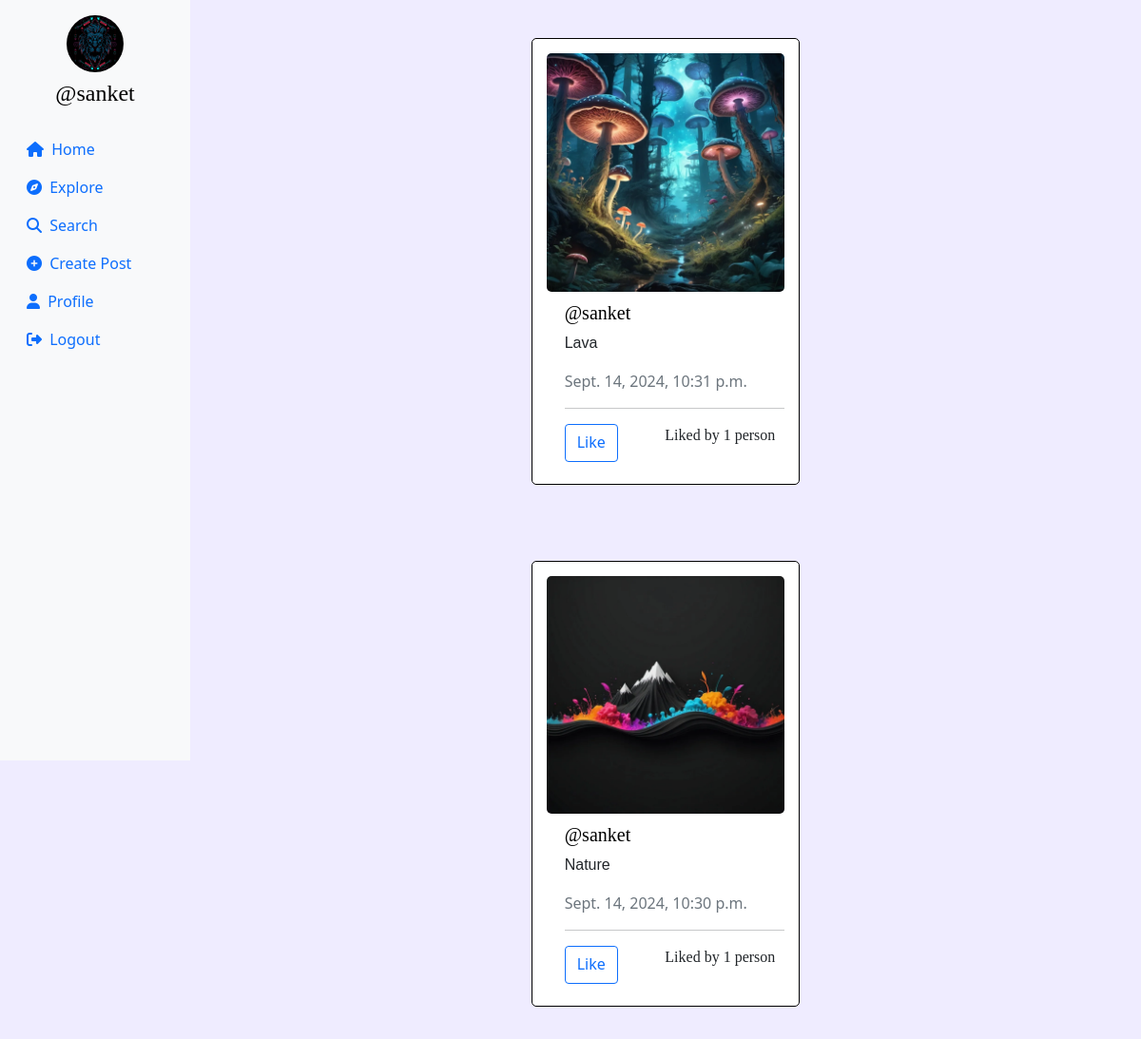
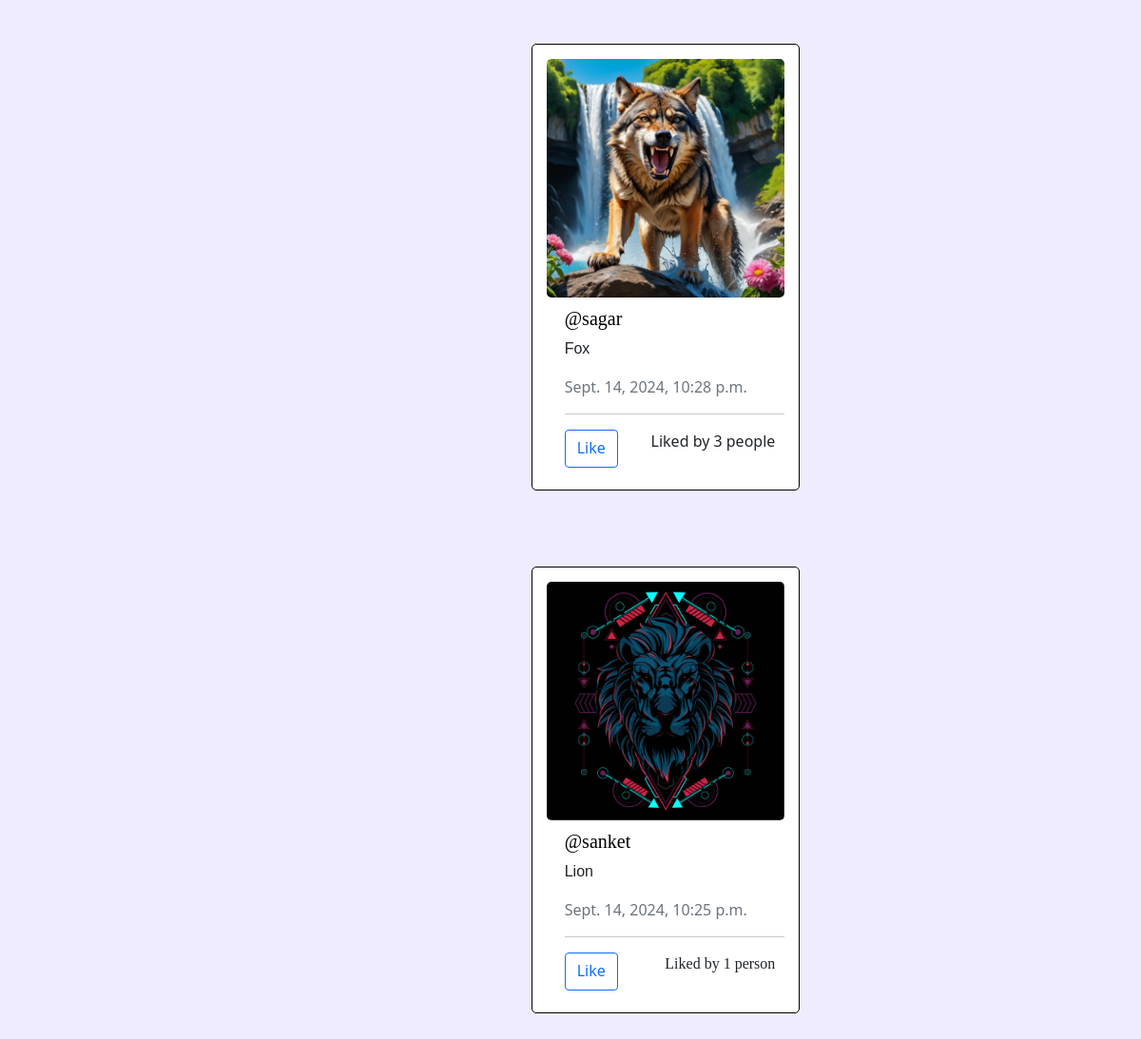
Screenshot of / (signed in) with the database file from the repository (2 pictures, top to bottom).
### userauth/models.py (models this page shows, shortened)
class Profile(models.Model):
    user = models.ForeignKey(User, on_delete=models.CASCADE)
    id_user = models.IntegerField(primary_key=True, default=0)
    bio = models.TextField(blank=True, default='')
    profileimg = models.ImageField(upload_to='profile_images', default='blank-profile-picture.png')
    location = models.CharField(max_length=100, blank=True, default='')

class Post(models.Model):
    id = models.UUIDField(primary_key=True, default=uuid.uuid4)
    user = models.CharField(max_length=100)
    image = models.ImageField(upload_to='post_images')
    caption = models.TextField()
    created_at = models.DateTimeField(default=datetime.now)
    no_of_likes = models.IntegerField(default=0)

### userauth/views.py (the view)
# urls.py: path('',views.home,name='home'),
@login_required(login_url='/loginn')
def home(request):
    following_users = Followers.objects.filter(follower=request.user.username).values_list('user', flat=True)
    post = Post.objects.filter(Q(user=request.user.username) | Q(user__in=following_users)).order_by('-created_at')
    profile = Profile.objects.get(user=request.user)
    context = {
        'post': post,
        'profile': profile,
    }
    return render(request, 'main.html',context)

### templates/main.html (shortened to what this page needs)
{% load static %}
<!DOCTYPE html>
<html lang="en">
<head>
    <link rel="stylesheet" href="https://maxcdn.bootstrapcdn.com/bootstrap/4.5.2/css/bootstrap.min.css">
    <link href="https://cdn.jsdelivr.net/npm/bootstrap@5.0.2/dist/css/bootstrap.min.css" rel="stylesheet"
>
    <link rel="stylesheet" href="{% static 'css/app.css' %}">
</head>
<body style="background-color:rgb(239, 236, 255)">
<div class="container-fluid">
    <div class="row">
        <nav class="col-md-2 d-none d-md-block sidebar" style="position: fixed;">
            <div class="text-center mt-3">
                <img src="{{profile.profileimg.url}}" alt="Profile Picture" class="profile-pic">
                <h4 class="mt-2" style="font-family:cursive;"><a href="/profile/{{user}}" style="text-decoration:none;">@{{user}}</a></h4>
            </div>
            <ul class="nav flex-column mt-4">
                <li class="nav-item">
                    <a class="nav-link active" href="/">
                        <i class="fa-solid fa-house mr-1"></i> Home
                    </a>
                </li>
                <li class="nav-item">
                    <a class="nav-link" href="/explore">
                        <i class="fa-solid fa-compass mr-1"></i> Explore
                    </a>
                </li>
                <li class="nav-item">
                    <a class="nav-link" href="#" data-bs-toggle="modal" data-bs-target="#exampleModal3">
                        <i class="fa-solid fa-magnifying-glass mr-1"></i> Search
                    </a>
                </li>
                <li class="nav-item">
                    <a class="nav-link" href="#" data-bs-toggle="modal" data-bs-target="#exampleModal"
                        data-bs-whatever="@getbootstrap">
                        <i class="fa-solid fa-circle-plus mr-1"></i> Create Post
                    </a>
                </li>
                <li class="nav-item">
                    <a class="nav-link" href="/profile/{{user}}">
                        <i class="fa-solid fa-user mr-1"></i> Profile
                    </a>
                </li>
                <li class="nav-item">
                    <a class="nav-link" href="/logoutt">
                        <i class="fa-solid fa-right-from-bracket mr-1"></i> Logout
                    </a>
                </li>
            </ul>
        </nav>
        <main role="main" class="col-md-9 ml-sm-auto col-lg-10 px-md-4">
            <div>{% for pos in post %}
                <div class="container" id="{{pos.id}}">
                    <div class="row">
                        <div class="col-md-5 mx-auto">
                            <div class="post-card"style="border: 1px solid black;margin: 40px;">
                                <img src="{{pos.image.url}}" alt="Post Image" class="post-image d-block mx-auto"
                                    style="height:auto; width:auto;  margin:auto;">
                                <div class="post-content"style="margin-left: 19px;">
                                    <h5><a href="/profile/{{pos.user}}" style="text-decoration: none; font-family: cursive;">@{{pos.user}}</a></h5>
                                    <p style="font-family:'Gill Sans', 'Gill Sans MT', Calibri, 'Trebuchet MS', sans-serif;">{{pos.caption}}</p>
                                    <p class="text-muted">{{pos.created_at}}</p>
                                    <hr>
                                    <div class="d-flex justify-content-between" style="margin-bottom: 8px; margin-right:10px;">
                                        <a href="/like-post/{{pos.id}}" class="btn btn-outline-primary">Like</a>
                                        {% if pos.no_of_likes == 0 %}
                                        <p>0</p>
                                        {% elif pos.no_of_likes == 1 %}
                                        <p style="font-family:'Times New Roman', Times, serif">Liked by {{pos.no_of_likes}} person</p>
                                        {% else %}
                                        <p>Liked by {{pos.no_of_likes}} people</p>
                                        {% endif %}
                                    </div>
                                </div>
                            </div>
                        </div>
                    </div>
                </div>
                {% endfor %}
            </div>
        </main>
    </div>
</div>
</body>
</html>

### templates/modal.html (shortened to what this page needs)
{% load static %}

### templates/search.html (shortened to what this page needs)
{% load static %}

### static/css/app.css (style rules this page uses)
.post-card { border: 1px solid #ddd; margin: 20px; padding: 15px; background-color: #fff; border-radius: 5px; }
.post-image { max-width: 100%; border-radius: 5px; }
.post-content { margin-top: 10px; }
.sidebar { background-color: #f8f9fa; height: 100vh; color: black; }
.profile-pic { width: 60px; height: 60px; border-radius: 50%; object-fit: cover; }
a { color: black; }

### templates/main.html (style rules this page uses)
.sidebar { background-color: #f8f9fa; height: 100vh; color: black; }
.profile-pic { width: 60px; height: 60px; border-radius: 50%; object-fit: cover; }
a { color: black; }

### rows the page displays
Profile: profileimg (picture)
Post: image (picture), user "sanket", caption "Lava", created_at "Sept. 14, 2024, 10:31 p.m.", no_of_likes "1"
Post: image (picture), user "sanket", caption "Nature", created_at "Sept. 14, 2024, 10:30 p.m.", no_of_likes "1"
Post: image (picture), user "sagar", caption "Fox", created_at "Sept. 14, 2024, 10:28 p.m.", no_of_likes "3"
Post: image (picture), user "sanket", caption "Lion", created_at "Sept. 14, 2024, 10:25 p.m.", no_of_likes "1"

### other values shown
{{ user }} "sanket"
